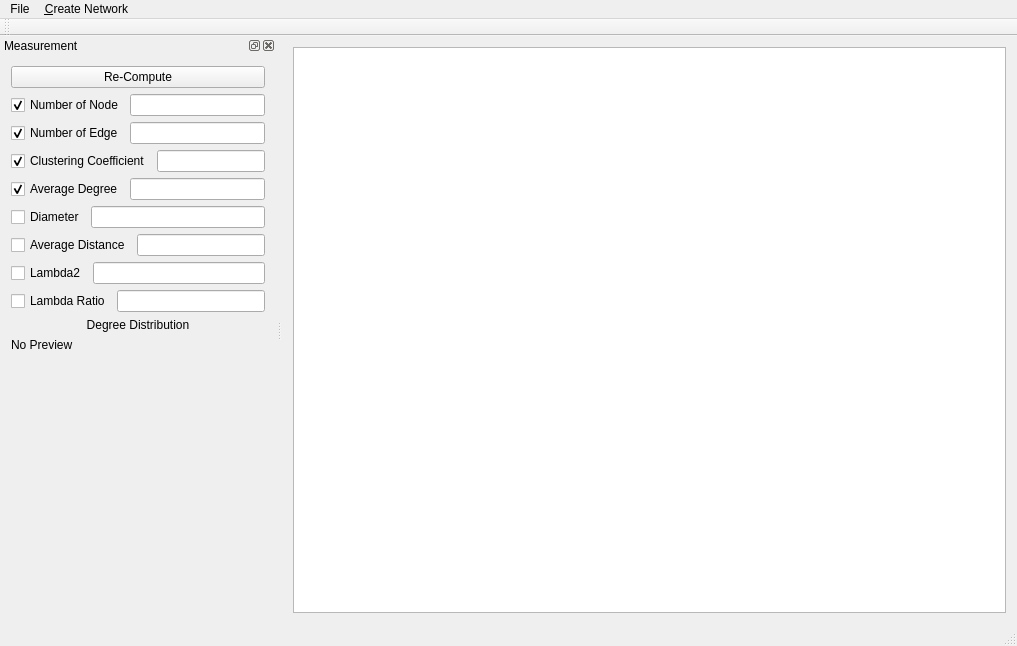
<?xml version="1.0" encoding="UTF-8"?>
<ui version="4.0">
 <class>MainWindow</class>
 <widget class="QMainWindow" name="MainWindow">
  <property name="geometry">
   <rect>
    <x>0</x>
    <y>0</y>
    <width>1017</width>
    <height>646</height>
   </rect>
  </property>
  <property name="windowTitle">
   <string>MainWindow</string>
  </property>
  <widget class="QWidget" name="centralWidget">
   <layout class="QHBoxLayout" name="horizontalLayout">
    <item>
     <widget class="QGraphicsView" name="graphivsView_main"/>
    </item>
   </layout>
  </widget>
  <widget class="QMenuBar" name="menuBar">
   <property name="geometry">
    <rect>
     <x>0</x>
     <y>0</y>
     <width>1017</width>
     <height>25</height>
    </rect>
   </property>
   <widget class="QMenu" name="menuFile">
    <property name="title">
     <string>File</string>
    </property>
    <addaction name="action_open_net_file"/>
    <addaction name="action_save_net_file"/>
    <addaction name="separator"/>
    <addaction name="action_exit"/>
   </widget>
   <widget class="QMenu" name="menu_create_network">
    <property name="title">
     <string>&amp;Create Network</string>
    </property>
    <addaction name="action_regular_network"/>
    <addaction name="action_random_network"/>
    <addaction name="action_ws_small_world"/>
    <addaction name="action_nw_small_world"/>
    <addaction name="action_scale_free_network"/>
    <addaction name="separator"/>
    <addaction name="action_small_world_from_edge_iteration"/>
    <addaction name="action_uniform_recursive_tree"/>
    <addaction name="action_durt_network"/>
    <addaction name="action_small_world_from_durt"/>
    <addaction name="action_community_network"/>
    <addaction name="action_tsd_sfsw_network"/>
    <addaction name="action_tsd_sw_network"/>
   </widget>
   <addaction name="menuFile"/>
   <addaction name="menu_create_network"/>
  </widget>
  <widget class="QToolBar" name="mainToolBar">
   <attribute name="toolBarArea">
    <enum>TopToolBarArea</enum>
   </attribute>
   <attribute name="toolBarBreak">
    <bool>false</bool>
   </attribute>
  </widget>
  <widget class="QStatusBar" name="statusBar"/>
  <widget class="QDockWidget" name="dockWidget">
   <property name="maximumSize">
    <size>
     <width>300</width>
     <height>524287</height>
    </size>
   </property>
   <property name="windowTitle">
    <string>Measurement</string>
   </property>
   <attribute name="dockWidgetArea">
    <number>1</number>
   </attribute>
   <widget class="QWidget" name="dockWidget_ruler">
    <layout class="QVBoxLayout" name="verticalLayout">
     <item>
      <widget class="QPushButton" name="pushButton_recompute">
       <property name="text">
        <string>Re-Compute</string>
       </property>
      </widget>
     </item>
     <item>
      <layout class="QHBoxLayout" name="horizontalLayout_2">
       <item>
        <widget class="QCheckBox" name="checkBox_node">
         <property name="text">
          <string>Number of Node</string>
         </property>
         <property name="checked">
          <bool>true</bool>
         </property>
        </widget>
       </item>
       <item>
        <widget class="QLineEdit" name="lineEdit_node"/>
       </item>
      </layout>
     </item>
     <item>
      <layout class="QHBoxLayout" name="horizontalLayout_3">
       <item>
        <widget class="QCheckBox" name="checkBox_edge">
         <property name="text">
          <string>Number of Edge</string>
         </property>
         <property name="checked">
          <bool>true</bool>
         </property>
        </widget>
       </item>
       <item>
        <widget class="QLineEdit" name="lineEdit_edge"/>
       </item>
      </layout>
     </item>
     <item>
      <layout class="QHBoxLayout" name="horizontalLayout_4">
       <item>
        <widget class="QCheckBox" name="checkBox_clustering_coefficient">
         <property name="text">
          <string>Clustering Coefficient</string>
         </property>
         <property name="checked">
          <bool>true</bool>
         </property>
        </widget>
       </item>
       <item>
        <widget class="QLineEdit" name="lineEdit_clustering_coefficient"/>
       </item>
      </layout>
     </item>
     <item>
      <layout class="QHBoxLayout" name="horizontalLayout_5">
       <item>
        <widget class="QCheckBox" name="checkBox_average_degree">
         <property name="text">
          <string>Average Degree</string>
         </property>
         <property name="checked">
          <bool>true</bool>
         </property>
        </widget>
       </item>
       <item>
        <widget class="QLineEdit" name="lineEdit_average_degree"/>
       </item>
      </layout>
     </item>
     <item>
      <layout class="QHBoxLayout" name="horizontalLayout_6">
       <item>
        <widget class="QCheckBox" name="checkBox_diameter">
         <property name="text">
          <string>Diameter</string>
         </property>
         <property name="checked">
          <bool>false</bool>
         </property>
        </widget>
       </item>
       <item>
        <widget class="QLineEdit" name="lineEdit_diameter"/>
       </item>
      </layout>
     </item>
     <item>
      <layout class="QHBoxLayout" name="horizontalLayout_7">
       <item>
        <widget class="QCheckBox" name="checkBox_average_distance">
         <property name="text">
          <string>Average Distance</string>
         </property>
        </widget>
       </item>
       <item>
        <widget class="QLineEdit" name="lineEdit_average_distance"/>
       </item>
      </layout>
     </item>
     <item>
      <layout class="QHBoxLayout" name="horizontalLayout_8">
       <item>
        <widget class="QCheckBox" name="checkBox_lambda2">
         <property name="text">
          <string>Lambda2</string>
         </property>
        </widget>
       </item>
       <item>
        <widget class="QLineEdit" name="lineEdit_lambda2"/>
       </item>
      </layout>
     </item>
     <item>
      <layout class="QHBoxLayout" name="horizontalLayout_9">
       <item>
        <widget class="QCheckBox" name="checkBox_lambda_ratio">
         <property name="text">
          <string>Lambda Ratio</string>
         </property>
        </widget>
       </item>
       <item>
        <widget class="QLineEdit" name="lineEdit_lambda_ratio"/>
       </item>
      </layout>
     </item>
     <item>
      <widget class="QLabel" name="label_degree_dist">
       <property name="layoutDirection">
        <enum>Qt::LeftToRight</enum>
       </property>
       <property name="frameShape">
        <enum>QFrame::NoFrame</enum>
       </property>
       <property name="text">
        <string>Degree Distribution</string>
       </property>
       <property name="alignment">
        <set>Qt::AlignCenter</set>
       </property>
      </widget>
     </item>
     <item>
      <widget class="QLabel" name="label_image_degree_dist">
       <property name="text">
        <string>No Preview</string>
       </property>
      </widget>
     </item>
     <item>
      <spacer name="verticalSpacer">
       <property name="orientation">
        <enum>Qt::Vertical</enum>
       </property>
       <property name="sizeHint" stdset="0">
        <size>
         <width>20</width>
         <height>297</height>
        </size>
       </property>
      </spacer>
     </item>
    </layout>
   </widget>
  </widget>
  <action name="action_open_net_file">
   <property name="text">
    <string>&amp;Open a Net File</string>
   </property>
  </action>
  <action name="action_save_net_file">
   <property name="text">
    <string>&amp;Save to Net File</string>
   </property>
  </action>
  <action name="action_exit">
   <property name="text">
    <string>E&amp;xit</string>
   </property>
  </action>
  <action name="action_regular_network">
   <property name="text">
    <string>Regular Network</string>
   </property>
  </action>
  <action name="action_ws_small_world">
   <property name="text">
    <string>WS Small World</string>
   </property>
  </action>
  <action name="action_nw_small_world">
   <property name="text">
    <string>NW Small World</string>
   </property>
  </action>
  <action name="action_random_network">
   <property name="text">
    <string>Random Network</string>
   </property>
  </action>
  <action name="action_scale_free_network">
   <property name="text">
    <string>Scale-free Network</string>
   </property>
  </action>
  <action name="action_small_world_from_edge_iteration">
   <property name="text">
    <string>Small World from Edge Iteration</string>
   </property>
  </action>
  <action name="action_uniform_recursive_tree">
   <property name="text">
    <string>Uniform Recursive Tree</string>
   </property>
  </action>
  <action name="action_durt_network">
   <property name="text">
    <string>DURT</string>
   </property>
  </action>
  <action name="action_small_world_from_durt">
   <property name="text">
    <string>Small World From DURT</string>
   </property>
  </action>
  <action name="action_community_network">
   <property name="text">
    <string>Community Network</string>
   </property>
  </action>
  <action name="action_tsd_sfsw_network">
   <property name="text">
    <string>TSD-SFSW Network</string>
   </property>
   <property name="toolTip">
    <string>TSD-SFSW Network</string>
   </property>
   <property name="statusTip">
    <string/>
   </property>
   <property name="whatsThis">
    <string>Create a Tree-Structured Deterministic Scale-free Small World Network</string>
   </property>
  </action>
  <action name="action_tsd_sw_network">
   <property name="text">
    <string>TSD-SW Network</string>
   </property>
   <property name="toolTip">
    <string>TSD-SW Network</string>
   </property>
   <property name="whatsThis">
    <string>Create a Tree-Structured Deterministic Small World Network</string>
   </property>
  </action>
 </widget>
 <layoutdefault spacing="6" margin="11"/>
 <resources/>
 <connections>
  <connection>
   <sender>action_exit</sender>
   <signal>triggered()</signal>
   <receiver>MainWindow</receiver>
   <slot>close()</slot>
   <hints>
    <hint type="sourcelabel">
     <x>-1</x>
     <y>-1</y>
    </hint>
    <hint type="destinationlabel">
     <x>436</x>
     <y>327</y>
    </hint>
   </hints>
  </connection>
 </connections>
</ui>
